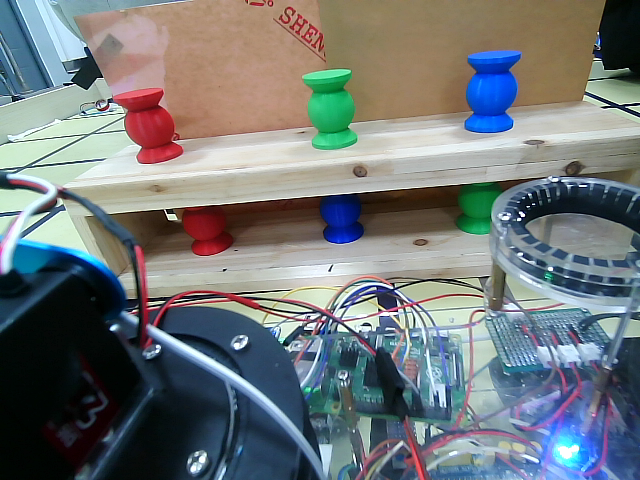
#> input picture raspberry_pi/img/10_20_1.png, 640 x 480 px
$ python color_detect.py
#> lines starting #> are read from the running program, lines starting #| are printed output that depends on the picture; after the words box and inside, x2 and y2 are one past the last pixel; in counts of white or black regions, pixels touching at a corner belong together; long printed decimals are rounded
import cv2
import numpy as np
import imutils

def rec(lower,upper):
    #camera = cv2.VideoCapture(0)
    #(ret,img) = camera.read()
    '''using existing pictures'''
    img = cv2.imread('../img/10_20_1.png')
#> img is the input picture: shape (480, 640, 3); mean B, G, R 121.6, 119.6, 113.6

    cv2.imshow('image1',img)
    img_hsv = cv2.cvtColor(img,cv2.COLOR_BGR2HSV)
#> img_hsv: shape (480, 640, 3); mean H, S, V 70.8, 96.6, 139.3
    color_low = np.array([lower[0],lower[1],lower[2]])
    color_upper = np.array([upper[0],upper[1],upper[2]])
    mask = cv2.inRange(img_hsv,color_low,color_upper)
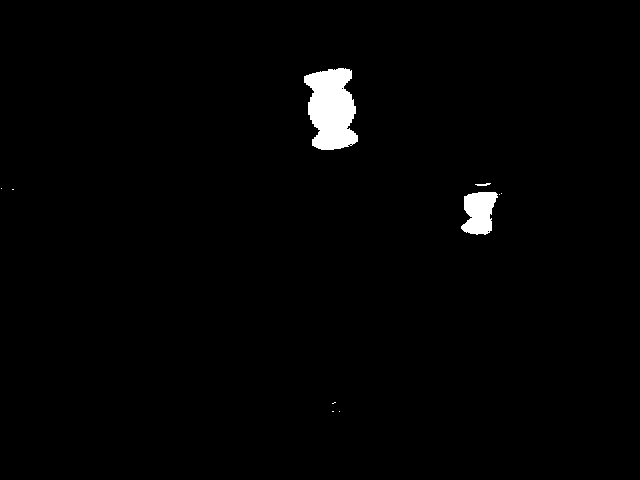
#> mask: shape (480, 640); 1.4% white; 10 white regions (7 under 20 px), largest, box (x1, y1, x2, y2) and area: (304, 68, 358, 150) 3238, (461, 192, 498, 235) 1148, (475, 183, 491, 186) 30
    cv2.imshow('image3',mask)
    mask_mf = cv2.medianBlur(mask,7)
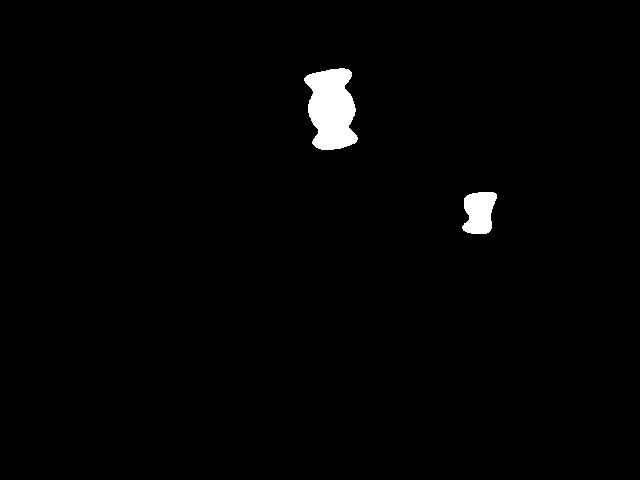
#> mask_mf: shape (480, 640); 1.4% white; 2 white regions
    cv2.imshow('middlefilter',mask_mf)
    cnts = cv2.findContours(mask_mf,cv2.RETR_EXTERNAL,cv2.CHAIN_APPROX_SIMPLE)
#> cnts = 2 contours; box (x1, y1, x2, y2) and area: (304, 68, 358, 150) 3112, (462, 192, 497, 234) 1064
    cnts = imutils.grab_contours(cnts)
    max_max = np.array([])
    sub_max = np.array([])
    i = 0
    for c in cnts:
        if max_max.any():
            if cv2.contourArea(c) > cv2.contourArea(max_max):
                sub_max = max_max
                max_max = c
            elif sub_max.any():
                if cv2.contourArea(c) > cv2.contourArea(sub_max):
                    sub_max = c
            else :
                sub_max = c
        else :
            max_max = c
#> this loop made 2 passes
#> after the loop, sub_max = contour of 52 points, box (x1, y1, x2, y2) (462, 192, 497, 234), area 1064
    x = [0,0]
    y = [0,0]
    radius =[0,0]
    ((x[0],y[0]),radius[0]) = cv2.minEnclosingCircle(max_max)
    ((x[1],y[1]),radius[1]) = cv2.minEnclosingCircle(sub_max)
    print(x[0], y[0])
#| 332.832 108.437
    print(x[1], y[1])
#| 479.0 211.5
    #if radius > 20:
    for i in range(2):
        cv2.circle(img,(int(x[i]),int(y[i])),int(radius[i]),(0,5,525),2)
        img_result = img
        cv2.imshow('img_result',img_result)
#> this loop made 2 passes
#> pass 2, in rec, `img_result = img`:
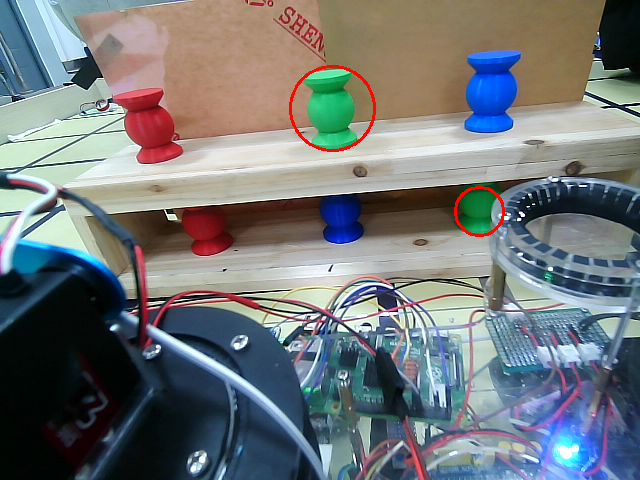
#> img_result: shape (480, 640, 3); mean B, G, R 121.1, 119.1, 114.2
    cv2.waitKey(0)#等待任意键按下继续
    #camera.release()
    cv2.destroyAllWindows()

def main():
    green_low = [40,90,90]
    green_upper = [77,255,255]

    red_low = [156,140,90]
    red_upper = [180,255,255]

    blue_low_high = [100,160,160]
    blue_upper_high = [124,255,240]

    blue_low_low = [100,170,100]
    blue_upper_low = [124,255,140]

    rec(green_low,green_upper)

    #rec(blue_low_high,blue_upper_high)
    #rec(blue_low_low,blue_upper_low)

    #rec(red_low,red_upper)

if __name__ == "__main__":
    main()

$ run again, with raspberry_pi/img/10_20_3.png copied over raspberry_pi/img/10_20_1.png
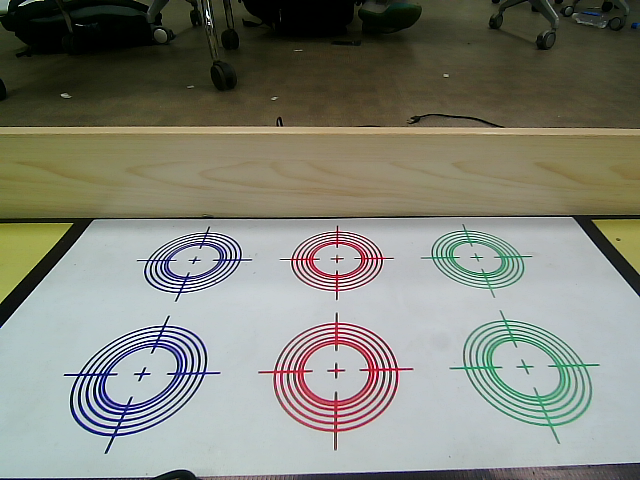
#> input picture raspberry_pi/img/10_20_3.png, 640 x 480 px
#> in rec, img is the input picture: shape (480, 640, 3); mean B, G, R 121.2, 132.2, 130.3
#> img_hsv: shape (480, 640, 3); mean H, S, V 64.3, 67.7, 138.3
#> in rec, `mask = cv2.inRange(img_hsv,color_low,color_upper)`:
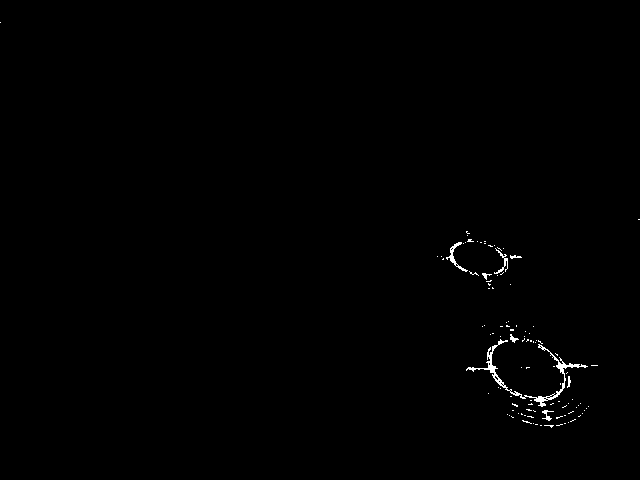
#> mask: shape (480, 640); 0.46% white in thin lines or dots, all inside (x1, y1, x2, y2) = (0, 22, 640, 428)
#> mask_mf: shape (480, 640); 0.13% white; 10 white regions (6 under 20 px)
#> cnts = 10 contours, 6 with area under 20; largest, box (x1, y1, x2, y2) and area: (487, 349, 504, 386) 120, (557, 362, 568, 371) 57, (536, 397, 546, 405) 52, (449, 254, 455, 263) 24
#> the loop in rec, `for c in cnts:` made 10 passes
#> max_max on pass 1: [[547, 416]]
#> after the loop in rec, `for c in cnts:`: sub_max = contour of 16 points, box (x1, y1, x2, y2) (557, 362, 568, 371), area 57
#| 496.5 367.0
#| 561.917 365.3125
#> the loop in rec, `for i in range(2):` made 2 passes
#> pass 2, in rec, `img_result = img`:
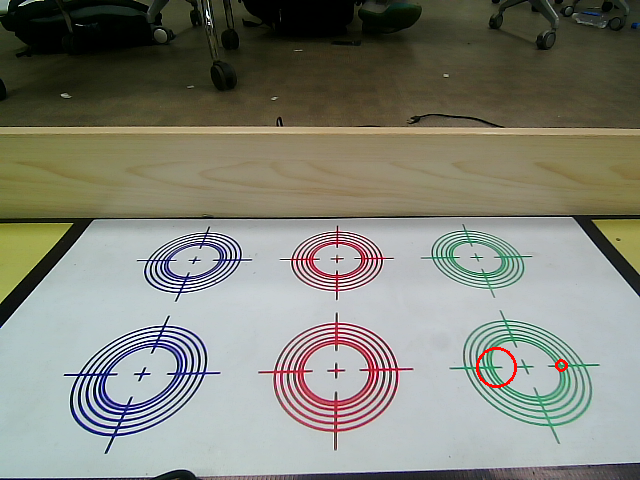
#> img_result: shape (480, 640, 3); mean B, G, R 121, 132, 130.5
